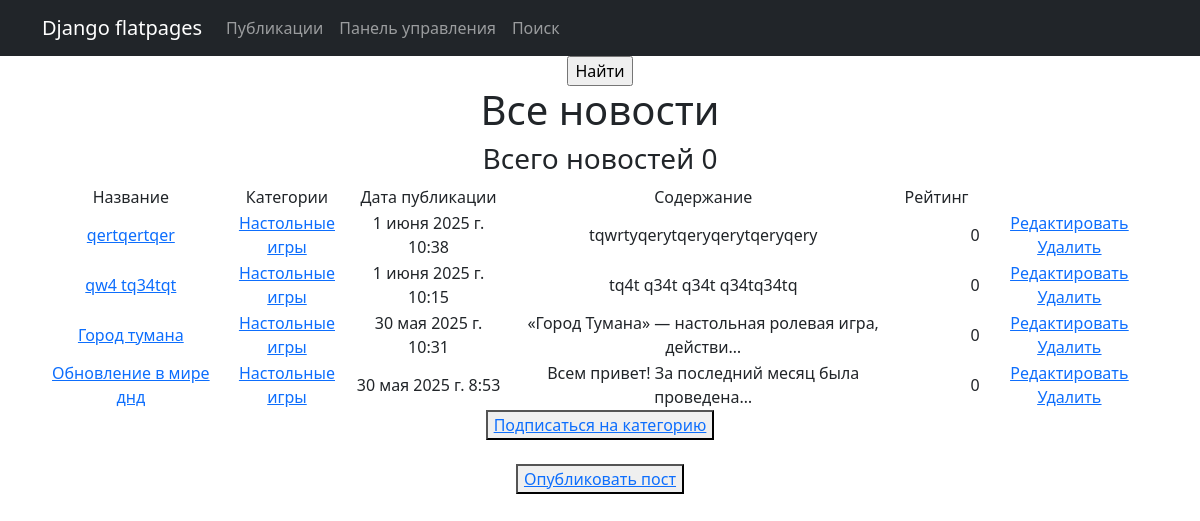
The page /posts/categories/2/ on the database as committed earlier.
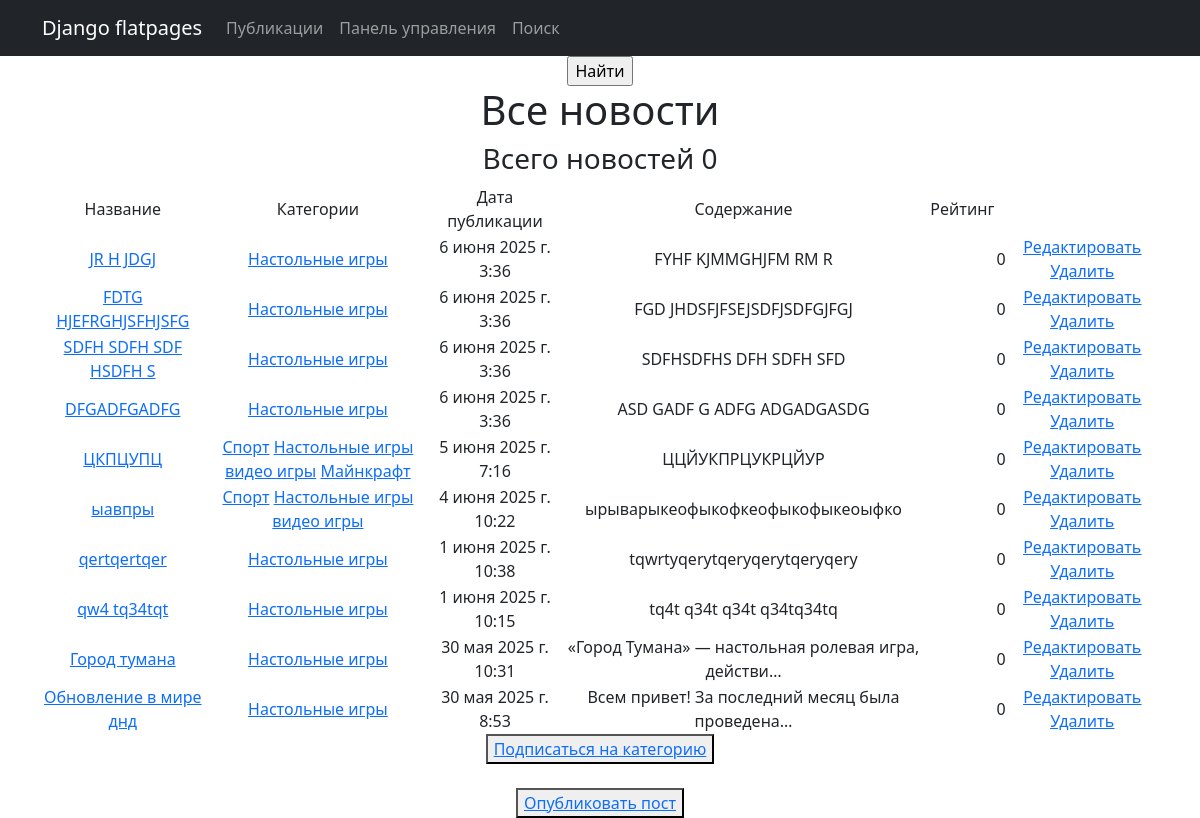
The same page on the database as committed later.
### news/models.py (models this page shows, shortened)
class Post(models.Model):
    ARTICLE = 'AR'
    NEWS = 'NE'
    POST_TYPE_CHOICES = [
        (ARTICLE, 'Article'),
        (NEWS, 'News'),
    ]
    author = models.ForeignKey(Author, on_delete=models.CASCADE)
    post_type = models.CharField(max_length=2, choices=POST_TYPE_CHOICES)
    created_at = models.DateTimeField(auto_now_add=True)
    categories = models.ManyToManyField(Category, through='PostCategory')
    title = models.CharField(max_length=255)
    text = models.TextField()
    rating = models.IntegerField(default=0)

class Category(models.Model):
    name = models.CharField(max_length=255, unique=True)
    subscribers = models.ManyToManyField(User, related_name='subscribed_categories', blank=True)

### news/views.py (the view)
# urls.py: path('categories/<int:pk>/', CategoryList.as_view(), name='category_list'),
class CategoryList(ListView):
    model = Post
    template_name = 'news/category_list.html'
    context_object_name = 'category_news_list'
    def get_queryset(self):
        self.categories = get_object_or_404(Category, id=self.kwargs['pk'])
        return Post.objects.filter(categories=self.categories).order_by('-created_at')
    def get_context_data(self, **kwargs):
        context = super().get_context_data(**kwargs)
        context['is_not_subscriber'] = self.request.user not in self.categories.subscribers.all()
        context['category'] = self.categories
        return context

### news/templatetags/custom_filters.py (called while the page is built)
@register.filter()
def censor(text):
    bad_words = ['Dungeons & Dragons', 'D&D', 'текст']
    for word in bad_words:
        text = text.replace(word, '*' * len(word))
    return text

### templates/news/category_list.html (shortened to what this page needs)
{% extends 'flatpages/default.html' %}
{% load custom_filters %}
{% load custom_tags %}
{% block content %}
   <form action="" method="get">
       <input type="submit" value="Найти" />
   </form>
   <h1>Все новости</h1>
<h3>Всего новостей {{ category|length}}</h3>
{% if category_news_list %}
<table>
           <tr>
               <td>
                   Название
               </td>
               <td>
                   Категории
               </td>
               <td>
                   Дата публикации
               </td>
               <td>
                   Содержание
               </td>
               <td>
                   Рейтинг
               </td>
           </tr>
            {% for post in category_news_list %}
               <tr>
                   <td>
                   <a href="{% url 'post_detail' post.id %}">{{ post.title|censor }}</a>
                   </td>
                   <td>
                       {% for cat in post.categories.all %}
                       <a href="{% url 'category_list' cat.id %}">{{cat.name }}</a>
                       {% endfor %}
                   </td>
                   <td>
                       {{post.created_at}}
                   </td>
                   <td>
                       {{post.text|truncatechars:50|censor}}
                   </td>
                   <td>
                   </td>
                   <td>
                       {{ post.rating }}
                   </td>
                   <td>
                   <a href="{% url 'post_update' post.id %}"><u>Редактировать</u></a>
                   <a href="{% url 'post_delete' post.id %}"><u>Удалить</u></a>
                   </td>
               </tr>
            {% endfor %}
       </table>
{% else %}
<h2>Новостей нет!</h2>
{% endif %}
{% if is_not_subscriber %}
<button> <a href="subscribe">Подписаться на категорию</a> </button>
{% endif %}
<br><br>
<button> <a href="{% url 'post_edit' %}"><u>Опубликовать пост</u></a> </button>
{% endblock content %}

Rows that differ between the two databases and show on the page:
added Post: title|censor "JR H JDGJ", created_at "6 июня 2025 г. 3:36", text|censor "FYHF KJMMGHJFM RM R", rating "0", Category (name "Настольные игры")
added Post: title|censor "FDTG HJEFRGHJSFHJSFG", created_at "6 июня 2025 г. 3:36", text|censor "FGD JHDSFJFSEJSDFJSDFGJFGJ", rating "0", Category (name "Настольные игры")
added Post: title|censor "SDFH SDFH SDF HSDFH S", created_at "6 июня 2025 г. 3:36", text|censor "SDFHSDFHS DFH SDFH SFD", rating "0", Category (name "Настольные игры")
added Post: title|censor "DFGADFGADFG", created_at "6 июня 2025 г. 3:36", text|censor "ASD GADF G ADFG ADGADGASDG", rating "0", Category (name "Настольные игры")
added Post: title|censor "ЦКПЦУПЦ", created_at "5 июня 2025 г. 7:16", text|censor "ЦЦЙУКПРЦУКРЦЙУР", rating "0", Category (name "Настольные игры")
now on this page (row unchanged): Category: name "Спорт"
now on this page (row unchanged): Category: name "видео игры"
now on this page (row unchanged): Category: name "Майнкрафт", shown under "ЦКПЦУПЦ"
added Post: title|censor "ыавпры", created_at "4 июня 2025 г. 10:22", text|censor "ырыварыкеофыкофкеофыкофыкеоыфко", rating "0", Category (name "Настольные игры")
